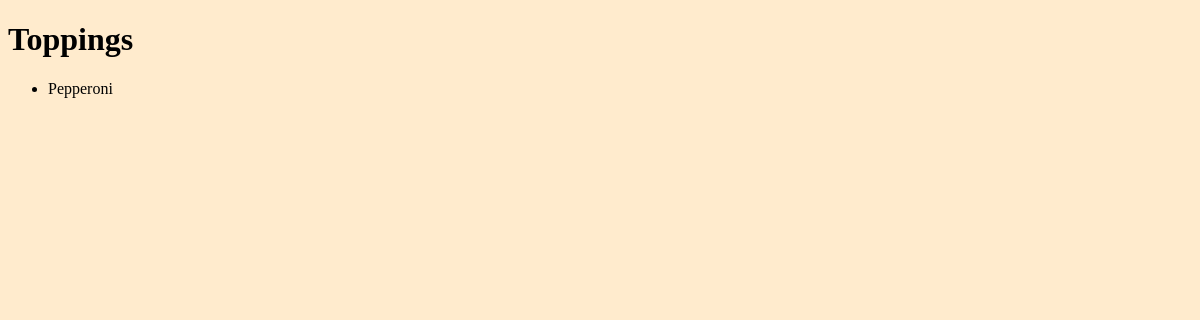
Before: / with the older database file.
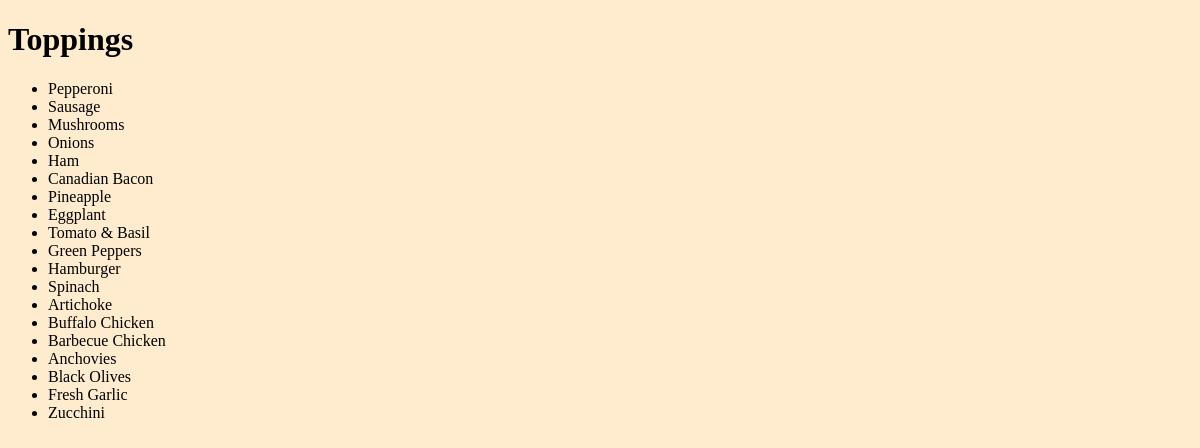
After: the same page with the newer database file.
### orders/models.py (models this page shows)
class Toppings(models.Model):
    topping =  models.CharField(max_length=16)
    def __str__(self):
        return f"{self.topping}"

### orders/views.py (the view)
# urls.py: path("", views.index, name="index")
def index(request):
    context = {
        "toppings": Toppings.objects.all(),
        "Sub": Sub.objects.all(),
        "Pasta": Pasta.objects.all(),
        "Salads": Salads.objects.all(),
        "Dinner": Dinner.objects.all(),
    }
    return render(request, "orders/index.html", context)

### orders/templates/orders/index.html (shortened to what this page needs)
<!DOCTYPE html>
<html>
    <head>
        {% load static %}
        <link rel="stylesheet" type="text/css" href="{% static 'style.css' %}">
    </head>
    <body>
        <h1>Toppings</h1>
        <ul>
            {% for topping in toppings %}
                <li>
                    {{ topping }}
                </li>
            {% endfor %}
        </ul>
    </body>
</html>

### orders/static/style.css (style rules this page uses)
body { background-color: blanchedalmond; }

Changed rows visible on the page:
added Toppings: topping "Sausage"
added Toppings: topping "Mushrooms"
added Toppings: topping "Onions"
added Toppings: topping "Ham"
added Toppings: topping "Canadian Bacon"
added Toppings: topping "Pineapple"
added Toppings: topping "Eggplant"
added Toppings: topping "Tomato & Basil"
added Toppings: topping "Green Peppers"
added Toppings: topping "Hamburger"
added Toppings: topping "Spinach"
added Toppings: topping "Artichoke"
added Toppings: topping "Buffalo Chicken"
added Toppings: topping "Barbecue Chicken"
added Toppings: topping "Anchovies"
added Toppings: topping "Black Olives"
added Toppings: topping "Fresh Garlic"
added Toppings: topping "Zucchini"
